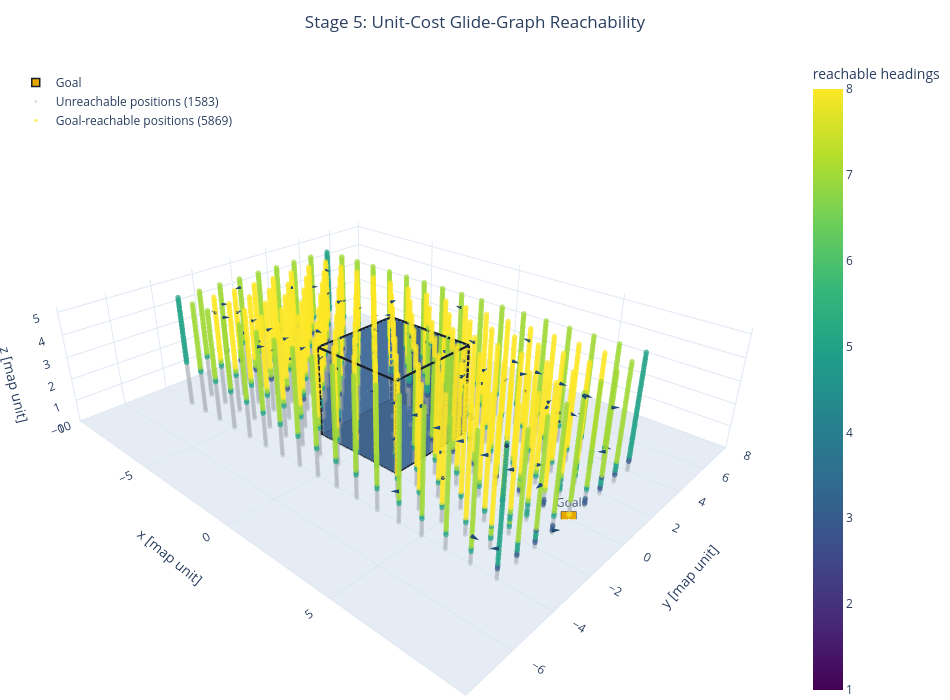

Notebook code cell kept with this figure:
### Code cell
# Cell 6 — Bellman reachable set
display(HTML("<h3>Cell 6 — Bellman graph and exact goal-reachable set</h3>"))
bellman_grid = D.build_bellman_grid(CONFIG.graph_bounds)
started = perf_counter()
bellman_graph = build_bellman_graph(
    bellman_grid,
    terrain,
    mission_points.goal,
    parameters=CONFIG.glider,
    physical_scale=CONFIG.physical_scale,
)
unit_reachability = solve_unit_cost_reachability(bellman_graph)
topological_order = bellman_graph.topological_sort()
timings["graph_build_s"] = perf_counter() - started
assert len(topological_order) == bellman_graph.statistics.state_count
graph_diagnostics = {
    **asdict(bellman_graph.statistics),
    "goal_reachable_states": unit_reachability.goal_reachable_state_count,
    "xy_spacing_map": bellman_grid.horizontal_spacing_map,
    "altitude_spacing_map": bellman_grid.altitude_spacing_map,
    "heading_bins": bellman_grid.heading_bin_count,
    "motion_primitive_radius": bellman_grid.motion_primitive_radius,
}
bellman_figure = plot_bellman_reachability(bellman_graph, unit_reachability)
save_figure(bellman_figure, FIGURE_DIRECTORY, "cell_06_bellman_reachability.html")
display(HTML(html_table(("Bellman diagnostic", "Value"), graph_diagnostics.items())))
display(bellman_figure)
graph_diagnostics

### Figure 1 — Plotly figure (JSON) as saved in the notebook; plotly's stock layout.template omitted (floating-point values rounded to 4 significant figures; data arrays with more than 128 entries replaced by an {"elided": "..."} marker saying what was removed)
{"data": [{"color": "#d9e2ec", "flatshading": true, "hovertemplate": "Ground plane<br>x=%{x:.2f} map unit<br>y=%{y:.2f} map unit<br>z=%{z:.2f} map unit<extra></extra>", "i": [0, 0], "j": [1, 2], "k": [2, 3], "name": "Ground plane", "opacity": 0.72, "type": "mesh3d", "x": [-10.0, 10.0, 10.0, -10.0], "y": [-8.0, -8.0, 8.0, 8.0], "z": [0.0, 0.0, 0.0, 0.0]}, {"color": "#4c78a8", "flatshading": true, "hovertemplate": "Obstacle terrain<br>x=%{x:.2f} map unit<br>y=%{y:.2f} map unit<br>z=%{z:.2f} map unit<extra></extra>", "i": [0, 0, 4, 4, 0, 0, 1, 1, 2, 2, 3, 3], "j": [2, 3, 5, 6, 1, 5, 2, 6, 3, 7, 0, 4], "k": [1, 2, 6, 7, 5, 4, 6, 5, 7, 6, 4, 7], "name": "Obstacle terrain", "opacity": 0.9, "type": "mesh3d", "x": [-2.0, 2.0, 2.0, -2.0, -2.0, 2.0, 2.0, -2.0], "y": [-2.0, -2.0, 2.0, 2.0, -2.0, -2.0, 2.0, 2.0], "z": [0.0, 0.0, 0.0, 0.0, 4.0, 4.0, 4.0, 4.0]}, {"hoverinfo": "skip", "line": {"color": "#17202a", "width": 5}, "mode": "lines", "name": "Terrain edges", "showlegend": false, "type": "scatter3d", "x": [-2.0, 2.0, null, -2.0, -2.0, null, -2.0, -2.0, null, 2.0, 2.0, null, 2.0, 2.0, null, 2.0, -2.0, null, 2.0, 2.0, null, -2.0, -2.0, null, -2.0, 2.0, null, -2.0, -2.0, null, 2.0, 2.0, null, 2.0, -2.0, null], "y": [-2.0, -2.0, null, -2.0, 2.0, null, -2.0, -2.0, null, -2.0, 2.0, null, -2.0, -2.0, null, 2.0, 2.0, null, 2.0, 2.0, null, 2.0, 2.0, null, -2.0, -2.0, null, -2.0, 2.0, null, -2.0, 2.0, null, 2.0, 2.0, null], "z": [0.0, 0.0, null, 0.0, 0.0, null, 0.0, 4.0, null, 0.0, 0.0, null, 0.0, 4.0, null, 0.0, 0.0, null, 0.0, 4.0, null, 0.0, 4.0, null, 4.0, 4.0, null, 4.0, 4.0, null, 4.0, 4.0, null, 4.0, 4.0, null]}, {"hovertemplate": "Goal<br>x=%{x:.2f} map unit<br>y=%{y:.2f} map unit<br>z=%{z:.2f} map unit<extra></extra>", "marker": {"color": "#e6a700", "line": {"color": "#17202a", "width": 1.5}, "size": 8, "symbol": "square"}, "mode": "markers+text", "name": "Goal", "text": ["Goal"], "textposition": "top center", "type": "scatter3d", "x": [8.0], "y": [0.0], "z": [0.0]}, {"customdata": {"elided": "1583x1 int values"}, "hovertemplate": "Unreachable position<br>x=%{x:.2f}<br>y=%{y:.2f}<br>h=%{z:.2f}<br>admissible headings=%{customdata[0]:.0f}<extra></extra>", "marker": {"color": "#9aa0a6", "opacity": 0.35, "size": 2.8}, "mode": "markers", "name": "Unreachable positions (1583)", "type": "scatter3d", "x": {"elided": "1583 float values"}, "y": {"elided": "1583 float values"}, "z": {"elided": "1583 float values"}}, {"customdata": {"elided": "5869x1 int values"}, "hovertemplate": "Reachable position<br>x=%{x:.2f}<br>y=%{y:.2f}<br>h=%{z:.2f}<br>reachable headings=%{customdata[0]:.0f}<extra></extra>", "marker": {"cmax": 8, "cmin": 1, "color": {"elided": "5869 int values"}, "colorbar": {"title": {"text": "reachable headings"}}, "colorscale": [[0.0, "#440154"], [0.1111, "#482878"], [0.2222, "#3e4989"], [0.3333, "#31688e"], [0.4444, "#26828e"], [0.5556, "#1f9e89"], [0.6667, "#35b779"], [0.7778, "#6ece58"], [0.8889, "#b5de2b"], [1.0, "#fde725"]], "opacity": 0.72, "size": 3.2}, "mode": "markers", "name": "Goal-reachable positions (5869)", "type": "scatter3d", "x": {"elided": "5869 float values"}, "y": {"elided": "5869 float values"}, "z": {"elided": "5869 float values"}}, {"anchor": "tail", "colorscale": [[0.0, "#1f4e79"], [1.0, "#1f4e79"]], "hoverinfo": "skip", "name": "Sparse heading arrows", "showscale": false, "sizemode": "absolute", "sizeref": 0.28, "type": "cone", "u": [0.7071, 1.0, 0.7071, 6.123e-17, 1.0, -0.7071, -0.7071, -0.7071, 6.123e-17, 6.123e-17, 6.123e-17, -1.0, 0.7071, -0.7071, -0.7071, 0.7071, -1.0, 6.123e-17, 6.123e-17, 0.7071, 1.0, 6.123e-17, 6.123e-17, 0.7071, 6.123e-17, 0.7071, 6.123e-17, 6.123e-17, 6.123e-17, -0.7071, 6.123e-17, -0.7071, 6.123e-17, -0.7071, 6.123e-17, -0.7071, 6.123e-17, -0.7071, 6.123e-17, -0.7071, 6.123e-17, -0.7071, 6.123e-17, -1.0, 6.123e-17, -0.7071, 6.123e-17, 6.123e-17, 0.7071, 6.123e-17, 0.7071, 6.123e-17, 1.0, 6.123e-17, 1.0, 6.123e-17, 1.0, 6.123e-17, 1.0, 0.7071, -0.7071, 1.0, 0.7071, -1.0, 6.123e-17, 0.7071, 1.0, -1.0, 6.123e-17, -1.0, 6.123e-17, 1.0, 1.0, 6.123e-17, 6.123e-17, -1.0, -0.7071, 0.7071, 0.7071, 6.123e-17], "v": [0.7071, 0.0, 0.7071, -1.0, 0.0, -0.7071, -0.7071, -0.7071, 1.0, 1.0, -1.0, 1.225e-16, -0.7071, 0.7071, -0.7071, 0.7071, 1.225e-16, -1.0, -1.0, 0.7071, 0.0, -1.0, 1.0, -0.7071, 1.0, -0.7071, 1.0, -1.0, 1.0, -0.7071, 1.0, -0.7071, 1.0, -0.7071, 1.0, -0.7071, 1.0, -0.7071, 1.0, -0.7071, 1.0, -0.7071, 1.0, 1.225e-16, 1.0, 0.7071, 1.0, 1.0, 0.7071, 1.0, 0.7071, 1.0, 0.0, 1.0, 0.0, 1.0, 0.0, 1.0, 0.0, 0.7071, -0.7071, 0.0, 0.7071, 1.225e-16, -1.0, 0.7071, 0.0, 1.225e-16, 1.0, 1.225e-16, -1.0, 0.0, 0.0, 1.0, 1.0, 1.225e-16, 0.7071, -0.7071, 0.7071, 1.0], "w": [0.0, 0.0, 0.0, 0.0, 0.0, 0.0, 0.0, 0.0, 0.0, 0.0, 0.0, 0.0, 0.0, 0.0, 0.0, 0.0, 0.0, 0.0, 0.0, 0.0, 0.0, 0.0, 0.0, 0.0, 0.0, 0.0, 0.0, 0.0, 0.0, 0.0, 0.0, 0.0, 0.0, 0.0, 0.0, 0.0, 0.0, 0.0, 0.0, 0.0, 0.0, 0.0, 0.0, 0.0, 0.0, 0.0, 0.0, 0.0, 0.0, 0.0, 0.0, 0.0, 0.0, 0.0, 0.0, 0.0, 0.0, 0.0, 0.0, 0.0, 0.0, 0.0, 0.0, 0.0, 0.0, 0.0, 0.0, 0.0, 0.0, 0.0, 0.0, 0.0, 0.0, 0.0, 0.0, 0.0, 0.0, 0.0, 0.0, 0.0], "x": [8.0, 7.0, 6.0, 5.0, 7.0, 8.0, 4.0, 5.0, 1.0, 3.0, 2.0, 6.0, 3.0, 5.0, 8.0, 4.0, 2.0, -7.0, 5.0, -5.0, 6.0, -6.0, 5.0, -7.0, 4.0, -8.0, 3.0, 8.0, 2.0, 7.0, 1.0, 6.0, 0.0, 5.0, -1.0, 4.0, -2.0, 3.0, -3.0, 2.0, -4.0, 1.0, -5.0, 0.0, -6.0, -1.0, -7.0, -2.0, -8.0, -3.0, 8.0, -4.0, 7.0, -5.0, 6.0, -6.0, 5.0, -7.0, 4.0, -8.0, -2.0, 4.0, 5.0, -7.0, -7.0, -3.0, -1.0, 0.0, 4.0, 4.0, -8.0, -7.0, -2.0, -2.0, 3.0, 3.0, 8.0, 8.0, -5.0, -3.0], "y": [-1.0, 4.0, 1.0, 4.0, -4.0, -4.0, -4.0, 4.0, 3.0, 1.0, -2.0, 4.0, 1.0, -3.0, 2.0, -2.0, 3.0, -1.0, 3.0, -1.0, 3.0, -1.0, 3.0, -1.0, 3.0, -1.0, 3.0, -2.0, 3.0, -2.0, 3.0, -2.0, 3.0, -2.0, 3.0, -2.0, 3.0, -2.0, 3.0, -2.0, 3.0, -2.0, 3.0, -2.0, 3.0, -2.0, 3.0, -2.0, 3.0, -2.0, 2.0, -2.0, 2.0, -2.0, 2.0, -2.0, 2.0, -2.0, 2.0, -2.0, 2.0, -3.0, 1.0, -3.0, 1.0, -4.0, 0.0, 4.0, -1.0, 3.0, -1.0, 3.0, -2.0, 2.0, -3.0, 1.0, -4.0, 0.0, -4.0, 0.0], "z": [0.1, 0.6, 0.8, 0.9, 1.1, 1.2, 1.3, 1.3, 1.4, 1.5, 1.6, 1.6, 1.7, 1.8, 1.8, 1.9, 1.9, 2.0, 2.0, 2.1, 2.1, 2.2, 2.2, 2.3, 2.3, 2.4, 2.4, 2.5, 2.5, 2.6, 2.6, 2.7, 2.7, 2.8, 2.8, 2.9, 2.9, 3.0, 3.0, 3.1, 3.1, 3.2, 3.2, 3.3, 3.3, 3.4, 3.4, 3.5, 3.5, 3.6, 3.6, 3.7, 3.7, 3.8, 3.8, 3.9, 3.9, 4.0, 4.0, 4.1, 4.1, 4.2, 4.2, 4.3, 4.3, 4.4, 4.4, 4.4, 4.5, 4.5, 4.6, 4.6, 4.7, 4.7, 4.8, 4.8, 4.9, 4.9, 5.0, 5.0]}], "layout": {"height": 700, "legend": {"x": 0.02, "y": 0.98}, "margin": {"b": 0, "l": 0, "r": 0, "t": 55}, "scene": {"aspectmode": "data", "camera": {"eye": {"x": 1.55, "y": -1.65, "z": 1.15}, "up": {"x": 0.0, "y": 0.0, "z": 1.0}}, "xaxis": {"range": [-10.0, 10.0], "showspikes": false, "title": {"text": "x [map unit]"}}, "yaxis": {"range": [-8.0, 8.0], "showspikes": false, "title": {"text": "y [map unit]"}}, "zaxis": {"range": [0.0, 5.25], "showspikes": false, "title": {"text": "z [map unit]"}}}, "title": {"text": "Stage 5: Unit-Cost Glide-Graph Reachability", "x": 0.5}, "width": 950}}
